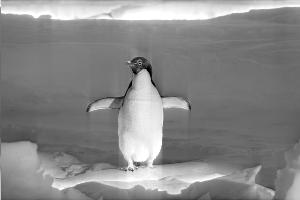
%> input picture input_dataset3/c1.jpg, 300 x 200 px
$ octave final.m   (GNU Octave 9; MATLAB toolbox functions it lacks are replaced by stand-ins)
%> lines starting %> are read from the running program, lines starting %| are printed output that depends on the picture
 up1 = im2double(imread('c1.jpg'));
%> up1: size 200x300 double; min 0, max 1, mean 0.531
 up2 = im2double(imread('c2.jpg'));
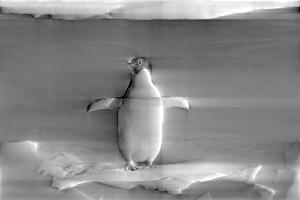
%> input picture input_dataset3/c2.jpg, 300 x 200 px
%> up2: size 200x300 double; min 0, max 1, mean 0.531; mean of the top-left, top-right, bottom-left and bottom-right quarters 0.481, 0.52, 0.538, 0.586
 up3=  im2double(imread('c3.jpg'));
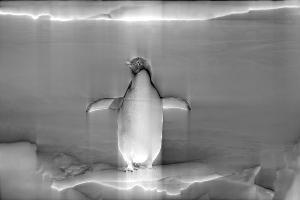
%> input picture input_dataset3/c3.jpg, 300 x 200 px
%> up3: size 200x300 double; min 0, max 1, mean 0.531; mean of the top-left, top-right, bottom-left and bottom-right quarters 0.576, 0.529, 0.551, 0.467
 up4 = im2double(imread('c4.jpg'));
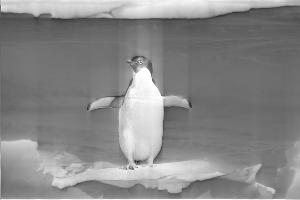
%> input picture input_dataset3/c4.jpg, 300 x 200 px
%> up4: size 200x300 double; min 0.102, max 1, mean 0.531
 up5 = im2double(imread('c5.jpg'));
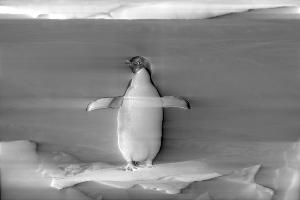
%> input picture input_dataset3/c5.jpg, 300 x 200 px
%> up5: size 200x300 double; min 0, max 1, mean 0.53
 up6 = im2double(imread('c6.jpg'));
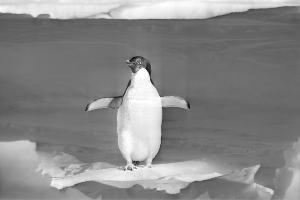
%> input picture input_dataset3/c6.jpg, 300 x 200 px
%> up6: size 200x300 double; min 0.0118, max 1, mean 0.531
%> (the run ends here)
